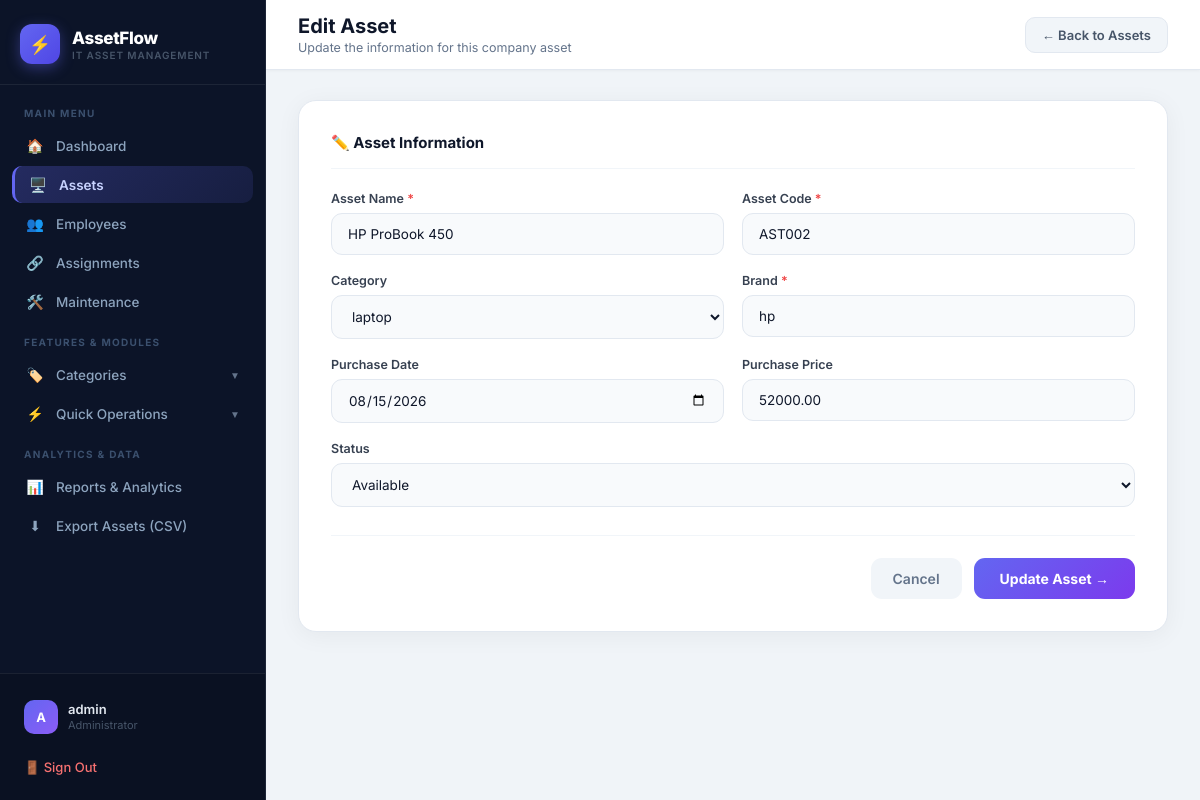
Screenshot of /assets/edit/2/ (signed in) with the database file from the repository.
### assets/models.py (models this page shows, shortened)
class Asset(models.Model):
    STATUS_CHOICES = [
        ('Available', 'Available'),
        ('Assigned', 'Assigned'),
        ('Maintenance', 'Maintenance'),
        ('Retired', 'Retired'),
    ]
    asset_name = models.CharField(max_length=150)
    asset_code = models.CharField(max_length=50, unique=True)
    category = models.ForeignKey(Category, on_delete=models.PROTECT)
    brand = models.CharField(max_length=100)
    purchase_date = models.DateField()
    purchase_price = models.DecimalField(max_digits=10, decimal_places=2)
    status = models.CharField(
        max_length=20,
        choices=STATUS_CHOICES,
        default='Available'
    )

class Category(models.Model):
    name = models.CharField(max_length=100, unique=True)
    description = models.TextField(blank=True)
    class Meta:
        verbose_name_plural = "Categories"

### assets/views.py (the view, shortened to what this page needs)
# urls.py: path('assets/edit/<int:id>/', views.edit_asset, name='edit_asset'),
@login_required(login_url='login')
def edit_asset(request, id):
    asset = get_object_or_404(Asset, id=id)
    categories = Category.objects.all()
    return render(request, "assets/edit_asset.html", {
        "asset": asset,
        "categories": categories
    })

### assets/templates/assets/edit_asset.html (shortened to what this page needs)
{% extends "assets/base.html" %}
{% block nav_assets %}active{% endblock %}
{% block page_title %}Edit Asset{% endblock %}
{% block page_subtitle %}Update the information for this company asset{% endblock %}
{% block topbar_actions %}
    <a href="{% url 'assets_list' %}" class="btn-secondary">← Back to Assets</a>
{% endblock %}
{% block content %}
<div class="form-card">
    <div class="form-card-title">✏️ Asset Information</div>
    <form method="POST">
        <div class="form-grid">
            <div class="form-group">
                <label>Asset Name <span class="req">*</span></label>
                <input type="text" name="asset_name" value="{{ asset.asset_name }}" required>
            </div>
            <div class="form-group">
                <label>Asset Code <span class="req">*</span></label>
                <input type="text" name="asset_code" value="{{ asset.asset_code }}" required>
            </div>
            <div class="form-group">
                <label>Category</label>
                <select name="category" required>
                    {% for category in categories %}
                    <option value="{{ category.id }}" {% if category.id == asset.category.id %}selected{% endif %}>{{ category.name }}</option>
                    {% endfor %}
                </select>
            </div>
            <div class="form-group">
                <label>Brand <span class="req">*</span></label>
                <input type="text" name="brand" value="{{ asset.brand }}" required>
            </div>
            <div class="form-group">
                <label>Purchase Date</label>
                <input type="date" name="purchase_date" value="{{ asset.purchase_date|date:'Y-m-d' }}" required>
            </div>
            <div class="form-group">
                <label>Purchase Price</label>
                <input type="number" name="purchase_price" value="{{ asset.purchase_price }}" required>
            </div>
            <div class="form-group full">
                <label>Status</label>
                <select name="status" required>
                    <option value="Available" {% if asset.status == "Available" %}selected{% endif %}>Available</option>
                </select>
            </div>
        </div>
        <div class="form-actions">
            <a href="{% url 'assets_list' %}" class="btn-cancel">Cancel</a>
            <button type="submit" class="btn-save">Update Asset →</button>
        </div>
    </form>
</div>
{% endblock %}

### assets/templates/assets/base.html (shortened to what this page needs)
<!DOCTYPE html>
<html lang="en">
<head>
</head>
<body>
<aside class="sidebar" id="sidebar">
    <div class="sidebar-brand">
        <div class="sidebar-icon">⚡</div>
        <div class="sidebar-brand-text">
            <div class="name">AssetFlow</div>
            <div class="sub">IT Asset Management</div>
        </div>
    </div>
    <nav class="sidebar-nav">
        <div class="nav-label">Main Menu</div>
        <a href="{% url 'dashboard' %}" class="nav-a {% block nav_dashboard %}{% endblock %}"><span class="ico">🏠</span> <span>Dashboard</span></a>
        <a href="{% url 'assets_list' %}" class="nav-a {% block nav_assets %}{% endblock %}"><span class="ico">🖥️</span> <span>Assets</span></a>
        <a href="{% url 'employees_list' %}" class="nav-a {% block nav_employees %}{% endblock %}"><span class="ico">👥</span> <span>Employees</span></a>
        <a href="{% url 'assignments_list' %}" class="nav-a {% block nav_assignments %}{% endblock %}"><span class="ico">🔗</span> <span>Assignments</span></a>
        <a href="{% url 'maintenance_list' %}" class="nav-a {% block nav_maintenance %}{% endblock %}"><span class="ico">🛠️</span> <span>Maintenance</span></a>
        <div class="nav-label">Features &amp; Modules</div>
        <div class="nav-a nav-toggle-btn {% block nav_categories_open %}{% endblock %}" onclick="toggleSubNav('cat-subnav', this)">
            <div style="display:flex;align-items:center;gap:11px;">
                <span class="ico">🏷️</span> <span>Categories</span>
            </div>
            <span class="nav-toggle-arrow">▼</span>
        </div>
        <div class="nav-a nav-toggle-btn {% block nav_quick_open %}{% endblock %}" onclick="toggleSubNav('actions-subnav', this)">
            <div style="display:flex;align-items:center;gap:11px;">
                <span class="ico">⚡</span> <span>Quick Operations</span>
            </div>
            <span class="nav-toggle-arrow">▼</span>
        </div>
        <div class="nav-label">Analytics &amp; Data</div>
        <a href="{% url 'reports' %}" class="nav-a {% block nav_reports %}{% endblock %}"><span class="ico">📊</span> <span>Reports &amp; Analytics</span></a>
        <a href="{% url 'export_assets_csv' %}" class="nav-a {% block nav_export %}{% endblock %}"><span class="ico">⬇</span> <span>Export Assets (CSV)</span></a>
    </nav>
    <div class="sidebar-bottom">
        <div class="user-card">
            <div class="user-av">{{ request.user.username|slice:":1"|upper }}</div>
            <div>
                <div class="user-name">{{ request.user.username }}</div>
                <div class="user-role">Administrator</div>
            </div>
        </div>
        <a href="{% url 'logout' %}" class="logout-a">🚪 Sign Out</a>
    </div>
</aside>
<main class="main">
    <header class="topbar">
        <div style="display:flex;align-items:center;gap:14px;">
            <div class="tb-left">
                <h1>{% block page_title %}AssetFlow{% endblock %}</h1>
                <p>{% block page_subtitle %}{% endblock %}</p>
            </div>
        </div>
        <div class="tb-right">{% block topbar_actions %}{% endblock %}</div>
    </header>
    <div class="content">
        {% block content %}{% endblock %}
    </div>
</main>
</body>
</html>

### rows the page displays
Asset: asset_name "HP ProBook 450", asset_code "AST002", category "laptop", brand "hp", purchase_date "08/15/2026", purchase_price "52000.00", status "Available"

### other values shown
{{ request.user.username|slice:":1"|upper }} "A"
{{ request.user.username }} "admin"
